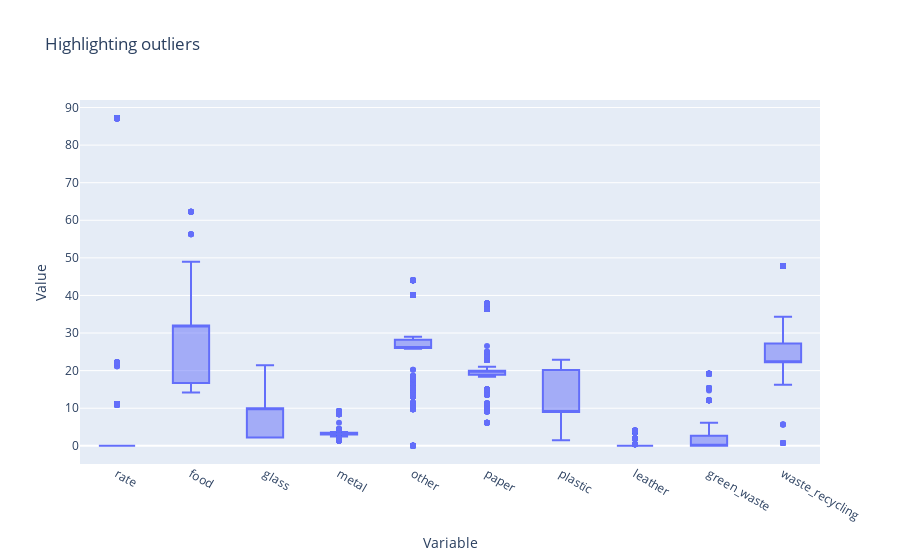

Source (notebook cell):
### Markdown cell above
##### 1 - Boxplot

### Code cell
subset_df = df[['rate', 'food', 'glass', 'metal', 'other', 'paper', 'plastic', 'leather', 'green_waste', 'waste_recycling']]

fig = px.box(subset_df, title='Highlighting outliers')
fig.update_layout(xaxis_title='Variable', yaxis_title='Value')
fig.show()

### Figure 1 — Plotly figure (JSON) as saved in the notebook; plotly's stock layout.template omitted (floating-point values rounded to 4 significant figures; data arrays with more than 128 entries replaced by an {"elided": "..."} marker saying what was removed)
{"data": [{"alignmentgroup": "True", "hovertemplate": "variable=%{x}<br>value=%{y}<extra></extra>", "legendgroup": "", "marker": {"color": "#636efa"}, "name": "", "notched": false, "offsetgroup": "", "orientation": "v", "showlegend": false, "type": "box", "x": {"elided": "24220 str values"}, "x0": " ", "xaxis": "x", "y": {"elided": "24220 float values"}, "y0": " ", "yaxis": "y"}], "layout": {"boxmode": "group", "legend": {"tracegroupgap": 0}, "title": {"text": "Highlighting outliers"}, "xaxis": {"anchor": "y", "domain": [0, 1], "title": {"text": "Variable"}}, "yaxis": {"anchor": "x", "domain": [0, 1], "title": {"text": "Value"}}}}
